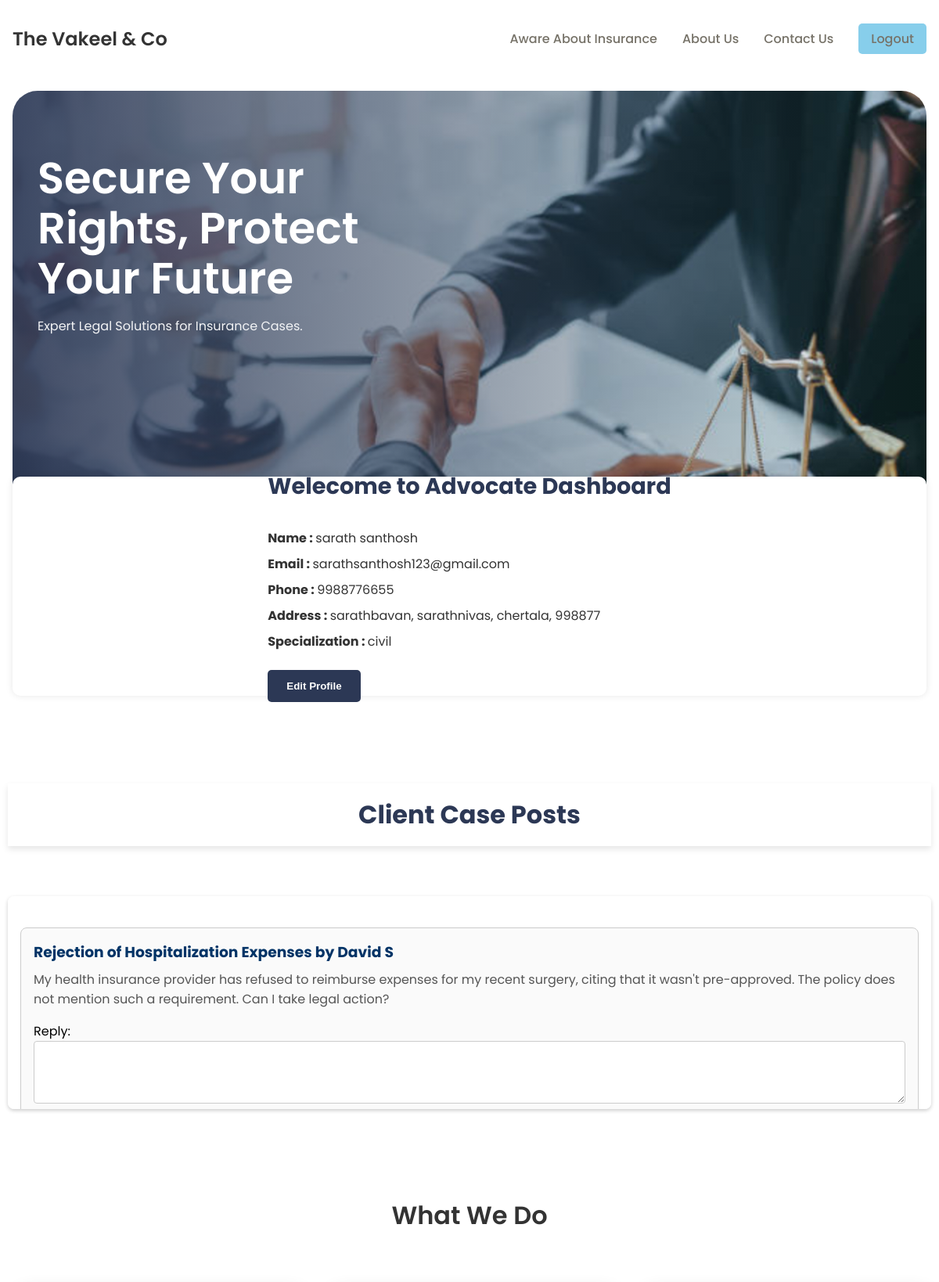
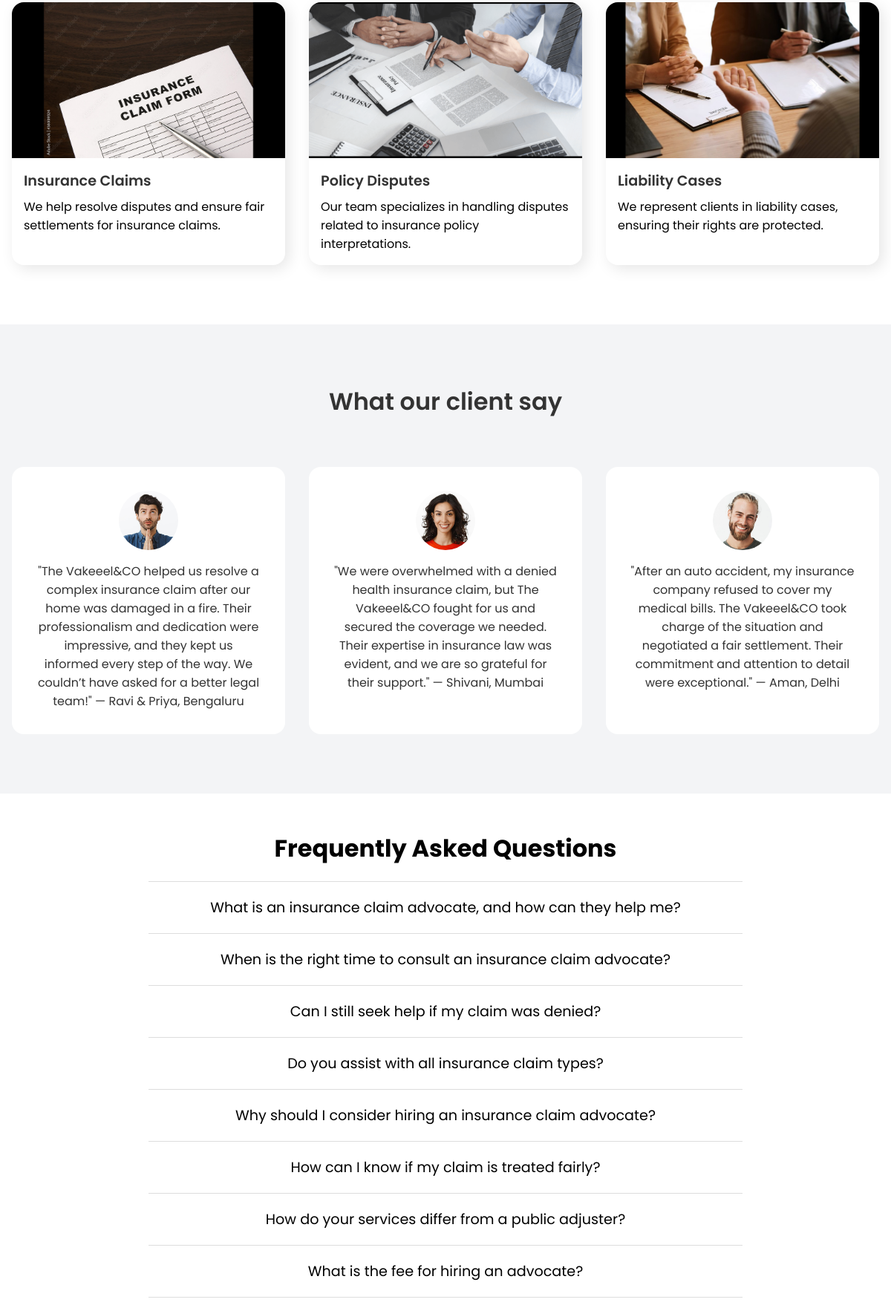
/advocate_dashboard (signed in, upper part), run on the app's committed database (2 pictures, top to bottom).
### tables this page shows
CREATE TABLE advocate (
        adv_id INTEGER PRIMARY KEY AUTOINCREMENT,
        first_name TEXT NOT NULL,
        middle_name TEXT,
        last_name TEXT NOT NULL,
        email TEXT NOT NULL UNIQUE,
        account_type TEXT NOT NULL,
        password TEXT NOT NULL,
        phone INTEGER,
        address_line TEXT ,
        address_line2 TEXT,
        city TEXT ,
        pincode INTEGER ,
        specialization TEXT 
    );

CREATE TABLE client_posts (
            post_id INTEGER PRIMARY KEY AUTOINCREMENT,
            client_id INTEGER,
            case_title TEXT NOT NULL,
            case_description TEXT NOT NULL,
            reply_text TEXT,
            replied_by_adv_id INTEGER,
            reply_date TIMESTAMP DEFAULT CURRENT_TIMESTAMP,
            created_at TIMESTAMP DEFAULT CURRENT_TIMESTAMP, city TEXT,
            FOREIGN KEY(client_id) REFERENCES client(client_id),
            FOREIGN KEY(replied_by_adv_id) REFERENCES advocate(adv_id)
        );

CREATE TABLE client (
        client_id INTEGER PRIMARY KEY AUTOINCREMENT,
        first_name TEXT NOT NULL,
        middle_name TEXT,
        last_name TEXT NOT NULL,
        email TEXT NOT NULL UNIQUE,
        account_type TEXT NOT NULL,
        password TEXT NOT NULL,
        phone INTEGER,
        address_line TEXT,
        address_line2 TEXT,
        city TEXT ,
        pincode INTEGER 
    );

### app.py (the view)
@app.route('/advocate_dashboard')
def advocate_dashboard():
    if 'user_email' not in session or session.get('user_type') != 'advocate':
        flash('Please log in as an advocate to access this page.')
        return redirect(url_for('login'))
    conn = get_db_connection()
    advocate = conn.execute('SELECT * FROM advocate WHERE email = ?', (session['user_email'],)).fetchone()
    posts = conn.execute('''
        SELECT client_posts.post_id, client_posts.case_title, client_posts.case_description,
               client_posts.reply_text, client.first_name, client.last_name
        FROM client_posts
        JOIN client ON client_posts.client_id = client.client_id
    ''').fetchall()
    conn.close()
    return render_template('advocate_dashboard.html', advocate=advocate, posts=posts)

### app.py (called while the page is built)
def get_db_connection():
    conn = sqlite3.connect('database.db')
    conn.row_factory = sqlite3.Row
    return conn

### templates/advocate_dashboard.html (shortened to what this page needs)
<!DOCTYPE html>
<html lang="en">
  <head>
    <link
      href="https://cdn.jsdelivr.net/npm/remixicon@3.4.0/fonts/remixicon.css"
      rel="stylesheet"
    />
  </head>
  <body>
    <nav>
      <div class="nav__logo"><span>The Vakeel & Co</span>
      </div>
      <ul class="nav__links">
        <li class="link"><a href="{{ url_for('insure') }}">Aware About Insurance</a></li>
        <li class="link"><a href="#">About Us</a></li>
        <li class="link"><a href="#">Contact Us</a></li>
        <li class="link"><a href="{{ url_for('login') }}" class="btn-login">Logout</a></li>
      </ul>
    </nav>
    <header class="section__container header__container">
      <div class="header__image__container">
        <div class="header__content">
          <h1>Secure Your Rights, Protect Your Future</h1>
          <p>Expert Legal Solutions for Insurance Cases.</p>
        </div>
        <div class="small__container">
            <div class="profile__section">
                <h2>Welecome to Advocate Dashboard</h2>
                <div class="profile__details">
                    <div class="profile__info">
                        <p><strong>Name           :   </strong> {{ advocate['first_name'] }} {{ advocate['middle_name'] }} {{ advocate['last_name'] }}</p>
                        <p><strong>Email          :   </strong> {{ advocate['email'] }}</p>
                        <p><strong>Phone          :   </strong> {{ advocate['phone'] }}</p>
                        <p><strong>Address        :   </strong> {{ advocate['address_line'] }}, {{ advocate['address_line2'] }}, {{ advocate['city'] }}, {{ advocate['pincode'] }}</p>
                        <p><strong>Specialization :   </strong> {{ advocate['specialization'] }}</p>
                    </div>
                </div>
                <button class="btn-edit" onclick="window.location.href='{{url_for('edit_adv')}}'">Edit Profile</button>
            </div>
        </div>
    </header>
    <div class="full-screen-container">
        <header class="header-container">
          <h1>Client Case Posts</h1>
        </header>
        <section class="posts-section">
          {% for post in posts %}
            <div class="post-container">
              <h3>{{ post['case_title'] }} by {{ post['first_name'] }} {{ post['last_name'] }}</h3>
              <p>{{ post['case_description'] }}</p>
              <form action="{{ url_for('reply_post', post_id=post['post_id']) }}" method="POST" class="reply-form">
                <label for="reply_text">Reply:</label><br>
                <textarea name="reply_text" id="reply_text" required></textarea><br><br>
              </form>
            </div>
          {% endfor %}
        </section>
      </div>
    <section class="section__container services__container">
        <h2 class="section__header">What We Do</h2>
        <div class="services__grid">
          <div class="services__card">
            <img src="{{ url_for('static', filename='images/insurance-claims.jpg') }}" alt="Example Image">
            <div class="services__content">
              <div class="services__card__header">
                <h4>Insurance Claims</h4>
              </div>
              <p>We help resolve disputes and ensure fair settlements for insurance claims.</p>
            </div>
          </div>
          <div class="services__card">
            <img src="{{ url_for('static', filename='images/policy-disputes.png') }}" alt="Example Image">
            <div class="services__content">
              <div class="services__card__header">
                <h4>Policy Disputes</h4>
              </div>
              <p>Our team specializes in handling disputes related to insurance policy interpretations.</p>
            </div>
          </div>
          <div class="services__card">
            <img src="{{ url_for('static', filename='images/liability-cases.jpg') }}" alt="Example Image">
            <div class="services__content">
              <div class="services__card__header">
                <h4>Liability Cases</h4>
              </div>
              <p>We represent clients in liability cases, ensuring their rights are protected.</p>
            </div>
          </div>
        </div>
      </section>
    <section class="client">
      <div class="section__container client__container">
        <h2 class="section__header">What our client say</h2>
        <div class="client__grid">
          <div class="client__card">
            <img src="{{ url_for('static', filename='images/client-1.jpg') }}" alt="Example Image">
            <p>
                "The Vakeeel&CO helped us resolve a complex insurance claim after our home was damaged in a fire. Their professionalism and dedication were impressive, and they kept us informed every step of the way. We couldn’t have asked for a better legal team!" — Ravi & Priya, Bengaluru
            </p>
          </div>
          <div class="client__card">
            <img src="{{ url_for('static', filename='images/client-2.jpg') }}" alt="Example Image">
            <p>
                "We were overwhelmed with a denied health insurance claim, but The Vakeeel&CO fought for us and secured the coverage we needed. Their expertise in insurance law was evident, and we are so grateful for their support." — Shivani, Mumbai
            </p>
          </div>
          <div class="client__card">
            <img src="{{ url_for('static', filename='images/client-3.jpg') }}" alt="Example Image">
            <p>
                "After an auto accident, my insurance company refused to cover my medical bills. The Vakeeel&CO took charge of the situation and negotiated a fair settlement. Their commitment and attention to detail were exceptional." — Aman, Delhi
            </p>
          </div>
        </div>
      </div>
    </section>
    <section class="faq-section">
      <h2>Frequently Asked Questions</h2>
      <div class="faq-container">
          <div class="faq">
              <h3 class="faq-question">What is an insurance claim advocate, and how can they help me?</h3>
          </div>
          <div class="faq">
              <h3 class="faq-question">When is the right time to consult an insurance claim advocate?</h3>
          </div>
          <div class="faq">
              <h3 class="faq-question">Can I still seek help if my claim was denied?</h3>
          </div>
          <div class="faq">
              <h3 class="faq-question">Do you assist with all insurance claim types?</h3>
          </div>
          <div class="faq">
              <h3 class="faq-question">Why should I consider hiring an insurance claim advocate?</h3>
          </div>
          <div class="faq">
              <h3 class="faq-question">How can I know if my claim is treated fairly?</h3>
          </div>
          <div class="faq">
              <h3 class="faq-question">How do your services differ from a public adjuster?</h3>
          </div>
          <div class="faq">
              <h3 class="faq-question">What is the fee for hiring an advocate?</h3>
          </div>
          <div class="faq">
              <h3 class="faq-question">How long will it take to resolve my claim?</h3>
          </div>
      </div>
  </section>
  </body>
</html>

### data on the page
advocate: first_name "sarath", last_name "santhosh", email "sarathsanthosh123@gmail.com", phone "9988776655", address_line "sarathbavan", address_line2 "sarathnivas", city "chertala", pincode "998877", specialization "civil"
client_posts: case_title "Rejection of Hospitalization Expenses", first_name "David", last_name "S", case_description "My health insurance provider has refused to reimburse expenses for my recent surgery, citing that it wasn't pre-approved. The policy does not mention such a requirement. Can I take legal action?"
